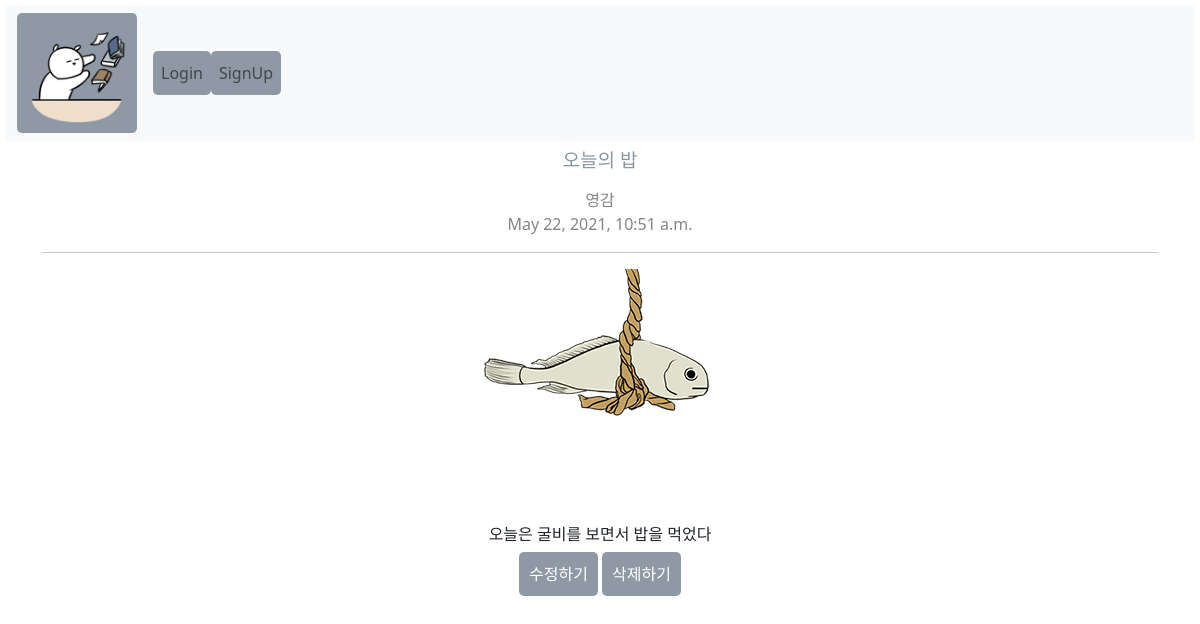
The app's page /blogapp/blogdetail/10 with its own data.
### blogapp/models.py (models this page shows, shortened)
class Blog(models.Model):
    blog_title = models.CharField(max_length=200)
    blog_writer = models.CharField(max_length=100)
    blog_date = models.DateTimeField()
    blog_body = models.TextField()
    blog_img = models.ImageField(upload_to="blog/", blank = True, null = True)
    image_thumbnail = ImageSpecField(source = 'blog_img', processors=[ResizeToFill(120,100)])

### blogapp/views.py (the view)
# urls.py: path('blogdetail/<str:blog_id>', blogdetail, name ="blogdetail"),
def blogdetail(request, blog_id):
    blog_detail = get_object_or_404(Blog, pk = blog_id)
    return render(request, 'blogdetail.html' ,{'blog' : blog_detail})

### blogapp/templates/blogdetail.html
{% extends 'base.html' %}
{% block content %}
<h1>{{blog.blog_title}}</h1>
<div class = "d1">
{{blog.blog_writer}}
<br>
{{blog.blog_date}}
</div>
<hr>
{% if blog.blog_img %}
<p><img src="{{blog.blog_img.url}}" alt=""></p>
{% endif %}
<h6>{{blog.blog_body}}</h6>
<a href ="{% url 'blogedit' blog.id %}">수정하기</a>
<a href ="{% url 'blogdelete' blog.id %}">삭제하기</a>
<br>
{% endblock %}

### blogapp/static/blogStyle.css (style rules this page uses)
a:link, a:visited { background: #8F99A6; color: rgb(255, 255, 255); text-decoration: none; display: inline-block; border-radius:5px; padding: 10px; }
body { background-color:#ffffff; padding : 5px; }
h1 { padding: 0.43em 1em; font-size: 19px; border-radius: 3px; color: #8697A6; }
.d1 { color: #858582; font-family:inherit; }

### blogproject/templates/base.html (style rules this page uses)
body { text-align: center; }

### records on screen
Blog: blog_title "오늘의 밥", blog_writer "영감", blog_date "May 22, 2021, 10:51 a.m.", blog_img (picture), blog_body "오늘은 굴비를 보면서 밥을 먹었다"
